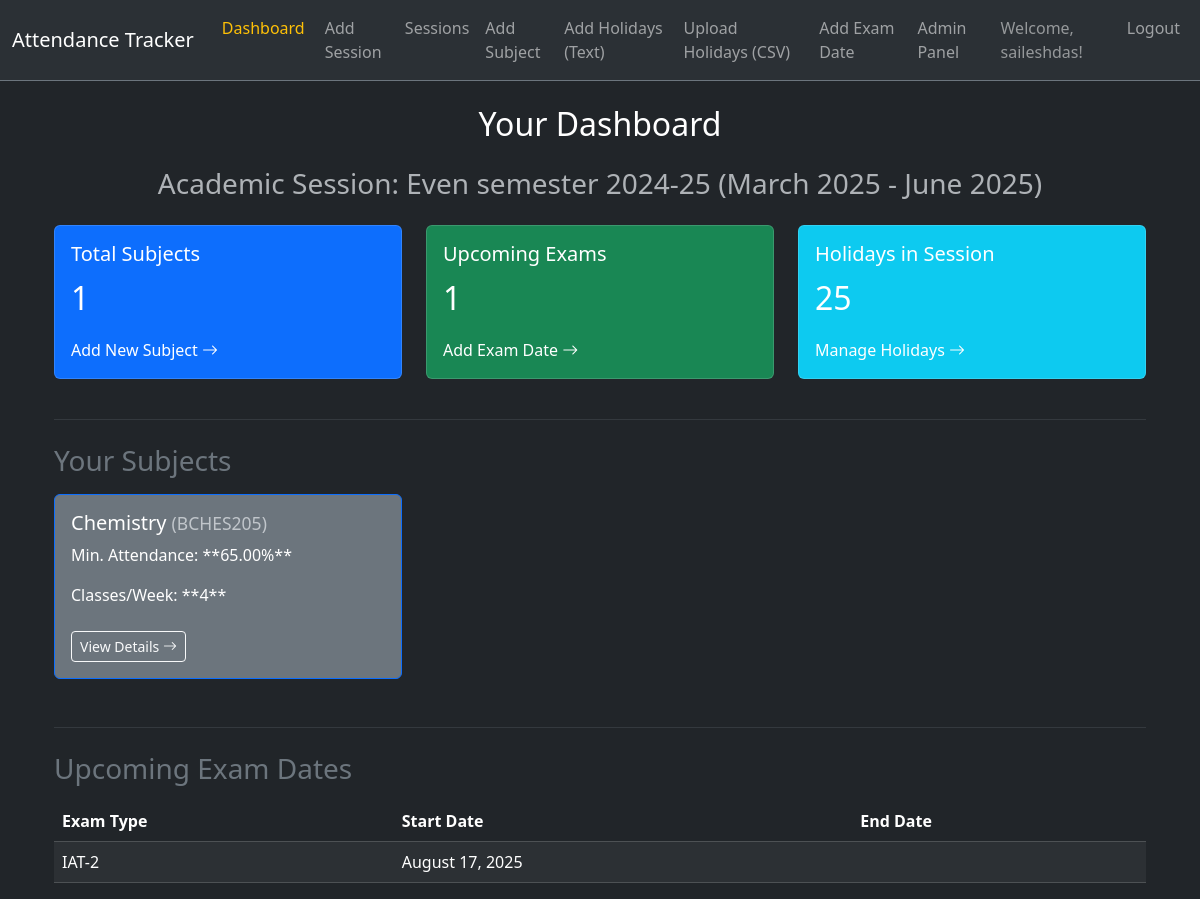
Page / (signed in) on the earlier database version.
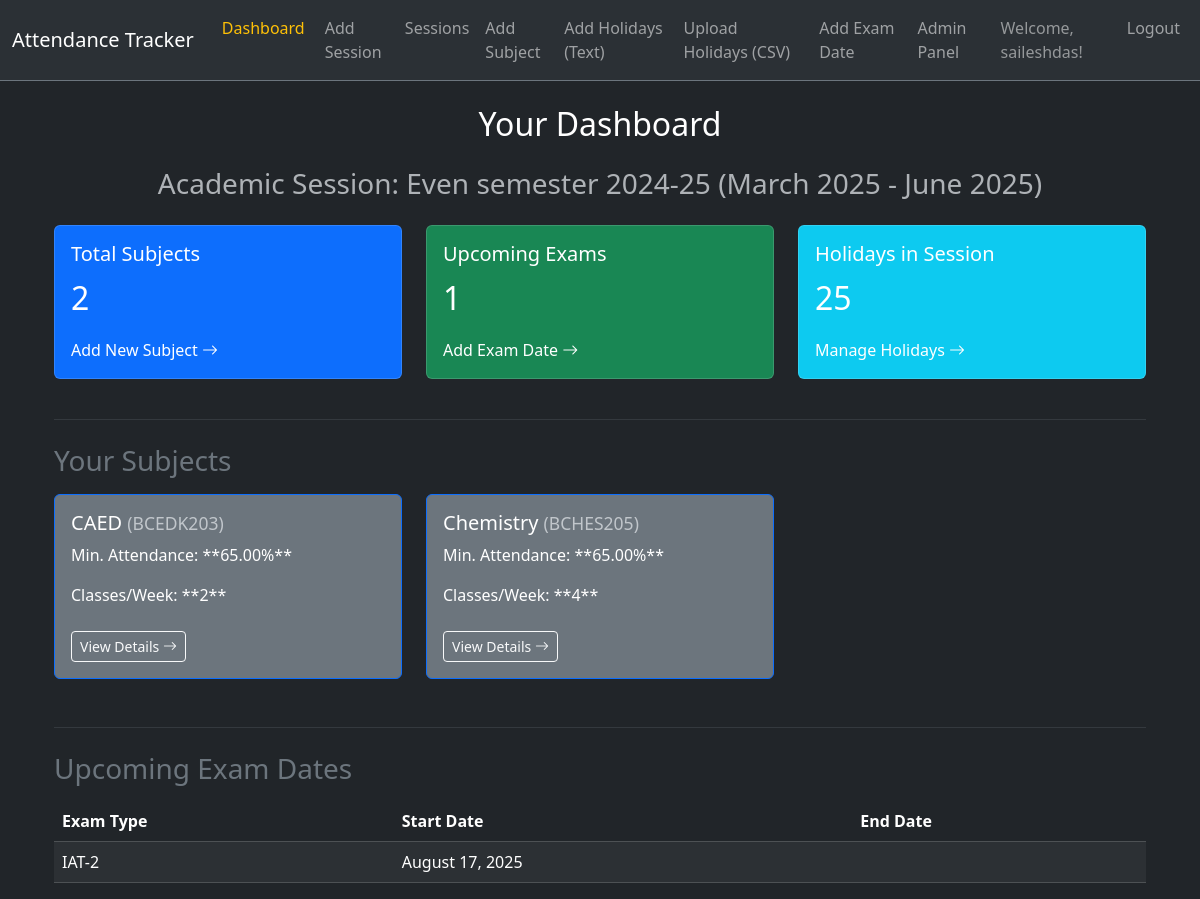
Same page on the later database version.
### attendance/models.py (models this page shows, shortened)
class AcademicSession(models.Model):
    user = models.ForeignKey(User, on_delete=models.CASCADE, related_name='academic_sessions')
    name = models.CharField(max_length=100, help_text="e.g., Odd Semester 2024-2025")
    start_date = models.DateField()
    end_date = models.DateField()
    is_current = models.BooleanField(default=False, help_text="Is this the active session for the user?")
    class Meta:
        unique_together = ('user', 'is_current')
        constraints = [
            models.UniqueConstraint(fields=['user'], condition=models.Q(is_current=True), name='unique_current_session')
        ]

class Subject(models.Model):
    session = models.ForeignKey(AcademicSession, on_delete=models.CASCADE, related_name='subjects')
    name = models.CharField(max_length=200)
    code = models.CharField(max_length=20, blank=True, null=True, help_text="e.g., CS301")
    classes_per_week = models.PositiveIntegerField(
        help_text="Number of classes (lectures/tutorials) for this subject per week."
    )
    minimum_attendance_percentage = models.DecimalField(
        max_digits=5, decimal_places=2, default=75.00,
        help_text="Minimum attendance required (e.g., 75.00 for 75%)"
    )
    class Meta:
        unique_together = ('session', 'name') # A subject name should be unique within a session

class ExamDate(models.Model):
    session = models.ForeignKey(AcademicSession, on_delete=models.CASCADE, related_name='exam_dates')
    exam_type = models.CharField(
        max_length=100,
        help_text="e.g., Mid-Semester Exam 1, Internal Test 2, End-Semester Exam"
    )
    start_date = models.DateField()
    end_date = models.DateField(null=True, blank=True, help_text="Optional: End date of the exam period") # <--- ADD THIS LINE
    class Meta:
        unique_together = ('session', 'exam_type')
        ordering = ['start_date']

### attendance/views.py (the view)
# urls.py: path('', views.dashboard_view, name='dashboard'),
@login_required
def dashboard_view(request):
    current_session = None
    try:
        current_session = AcademicSession.objects.get(user=request.user, is_current=True)
    except AcademicSession.DoesNotExist:
        messages.info(request, "Please set up your current academic session to get started.")
        return redirect('add_academic_session')
    subjects = Subject.objects.filter(session=current_session).order_by('name')
    context = {
        'current_session': current_session,
        'subjects': subjects,
        'exam_dates': ExamDate.objects.filter(session=current_session).order_by('start_date'),
    }
    return render(request, 'attendance/dashboard.html', context)

### attendance/templates/attendance/dashboard.html (shortened to what this page needs)
{% extends "base.html" %}
{% block content %}
<div class="container mt-4">
    <h2 class="mb-4 text-center">Your Dashboard</h2>
    {% if not current_session %}
        <div class="alert alert-warning text-center" role="alert">
            <h4 class="alert-heading">No Current Academic Session Set!</h4>
            <p>It looks like you haven't set up a current academic session yet. This is essential to track subjects, attendance, and exams.</p>
            <hr>
            <p class="mb-0">Please <a href="{% url 'add_academic_session' %}" class="alert-link">add a new session</a> or <a href="{% url 'academic_session_list' %}" class="alert-link">select an existing one</a> and mark it as current to get started.</p>
        </div>
    {% else %}
        <h3 class="mb-4 text-center text-muted">Academic Session: {{ current_session.name }} ({{ current_session.start_date|date:"F Y" }} - {{ current_session.end_date|date:"F Y" }})</h3>
        <div class="row mb-4">
            <div class="col-md-4">
                <div class="card text-white bg-primary mb-3">
                    <div class="card-body">
                        <h5 class="card-title">Total Subjects</h5>
                        <p class="card-text fs-2">{{ subjects|length }}</p>
                        <a href="{% url 'add_subject' session_pk=current_session.pk %}" class="card-link text-white text-decoration-none">Add New Subject <i class="bi bi-arrow-right"></i></a>
                    </div>
                </div>
            </div>
            <div class="col-md-4">
                <div class="card text-white bg-success mb-3">
                    <div class="card-body">
                        <h5 class="card-title">Upcoming Exams</h5>
                        <p class="card-text fs-2">{{ exam_dates|length }}</p>
                        <a href="{% url 'add_exam_date' session_pk=current_session.pk %}" class="card-link text-white text-decoration-none">Add Exam Date <i class="bi bi-arrow-right"></i></a>
                    </div>
                </div>
            </div>
            <div class="col-md-4">
                <div class="card text-white bg-info mb-3">
                    <div class="card-body">
                        <h5 class="card-title">Holidays in Session</h5>
                        <p class="card-text fs-2">{{ current_session.holidays.count }}</p>
                        <a href="{% url 'bulk_add_holidays' %}" class="card-link text-white text-decoration-none">Manage Holidays <i class="bi bi-arrow-right"></i></a>
                    </div>
                </div>
            </div>
        </div>
        <hr class="border-secondary my-4">
        <h3 class="mb-3 text-secondary">Your Subjects</h3>
        {% if subjects %}
            <div class="row">
                {% for subject in subjects %}
                    <div class="col-md-6 col-lg-4 mb-4">
                        <div class="card h-100 bg-secondary text-white border-primary">
                            <div class="card-body">
                                <h5 class="card-title">{{ subject.name }} <small class="text-muted">({{ subject.code }})</small></h5>
                                <p class="card-text">Min. Attendance: **{{ subject.minimum_attendance_percentage }}%**</p>
                                <p class="card-text">Classes/Week: **{{ subject.classes_per_week }}**</p>
                                <a href="{% url 'subject_detail' pk=subject.pk %}" class="btn btn-outline-light btn-sm mt-2">View Details <i class="bi bi-arrow-right"></i></a>
                            </div>
                        </div>
                    </div>
                {% endfor %}
            </div>
        {% else %}
            <div class="alert alert-info text-center" role="alert">
                No subjects added for this session yet. <a href="{% url 'add_subject' session_pk=current_session.pk %}" class="alert-link">Add your first subject!</a>
            </div>
        {% endif %}
        <hr class="border-secondary my-4">
        <h3 class="mb-3 text-secondary">Upcoming Exam Dates</h3>
        {% if exam_dates %}
            <div class="table-responsive">
                <table class="table table-dark table-striped table-hover">
                    <thead>
                        <tr>
                            <th>Exam Type</th>
                            <th>Start Date</th>
                            <th>End Date</th>
                        </tr>
                    </thead>
                    <tbody>
                        {% for exam in exam_dates %}
                            <tr>
                                <td>{{ exam.exam_type }}</td>
                                <td>{{ exam.start_date|date:"F j, Y" }}</td>
                                <td>{{ exam.end_date|date:"F j, Y" }}</td>
                            </tr>
                        {% endfor %}
                    </tbody>
                </table>
            </div>
        {% else %}
            <div class="alert alert-info text-center" role="alert">
                No exam dates set for this session yet. <a href="{% url 'add_exam_date' session_pk=current_session.pk %}" class="alert-link">Add exam dates!</a>
            </div>
        {% endif %}
    {% endif %}
</div>
{% endblock %}

### attendance_eligibility_project/templates/base.html (shortened to what this page needs)
{% load static %}
<!DOCTYPE html>
<html lang="en">
<head>
    <link href="https://cdn.jsdelivr.net/npm/bootstrap@5.3.3/dist/css/bootstrap.min.css" rel="stylesheet">
    <link rel="stylesheet" href="https://cdn.jsdelivr.net/npm/bootstrap-icons@1.11.3/font/bootstrap-icons.min.css">
    <link rel="stylesheet" href="{% static 'attendance/css/style.css' %}">
</head>
<body class="bg-dark text-white" data-bs-theme="dark">
    <nav class="navbar navbar-expand-lg navbar-dark bg-body-tertiary border-bottom border-secondary">
        <div class="container-fluid">
            <a class="navbar-brand" href="{% url 'dashboard' %}">Attendance Tracker</a>
            <div class="collapse navbar-collapse" id="navbarNav">
                <ul class="navbar-nav me-auto mb-2 mb-lg-0">
                    <li class="nav-item">
                        <a class="nav-link {% if request.resolver_match.url_name == 'dashboard' %}active{% endif %}" aria-current="page" href="{% url 'dashboard' %}">Dashboard</a>
                    </li>
                    <li class="nav-item">
                        <a class="nav-link {% if request.resolver_match.url_name == 'add_academic_session' %}active{% endif %}" href="{% url 'add_academic_session' %}">Add Session</a>
                    </li>
                    <li class="nav-item">
                        <a class="nav-link {% if request.resolver_match.url_name == 'academic_session_list' %}active{% endif %}" href="{% url 'academic_session_list' %}">Sessions</a>
                    </li>
                    {% if current_session %}
                        <li class="nav-item">
                            <a class="nav-link {% if request.resolver_match.url_name == 'add_subject' %}active{% endif %}" href="{% url 'add_subject' session_pk=current_session.pk %}">Add Subject</a>
                        </li>
                        <li class="nav-item">
                            <a class="nav-link {% if request.resolver_match.url_name == 'bulk_add_holidays' %}active{% endif %}" href="{% url 'bulk_add_holidays' %}">Add Holidays (Text)</a>
                        </li>
                        <li class="nav-item">
                            <a class="nav-link {% if request.resolver_match.url_name == 'upload_holidays' %}active{% endif %}" href="{% url 'upload_holidays' session_id=current_session.id %}">Upload Holidays (CSV)</a>
                        </li>
                        <li class="nav-item">
                            <a class="nav-link {% if request.resolver_match.url_name == 'add_exam_date' %}active{% endif %}" href="{% url 'add_exam_date' session_pk=current_session.pk %}">Add Exam Date</a>
                        </li>
                    {% endif %}
                    <li class="nav-item">
                        <a class="nav-link" href="{% url 'admin:index' %}">Admin Panel</a>
                    </li>
                </ul>
                <ul class="navbar-nav ms-auto">
                    {% if user.is_authenticated %}
                        <li class="nav-item">
                            <span class="nav-link text-white-50">Welcome, {{ user.username }}!</span>
                        </li>
                        <li class="nav-item">
                            <a class="nav-link" href="{% url 'logout' %}">Logout</a>
                        </li>
                    {% endif %}
                </ul>
            </div>
        </div>
    </nav>
    <div class="container mt-4">
        {% block content %}{% endblock %}
    </div>
</body>
</html>

### attendance/static/css/style.css (style rules this page uses)
.navbar .nav-item .nav-link.active { color: #ffc107 !important; border-radius: 5px; padding-left: 0.75rem; padding-right: 0.75rem; }

Differences in the rows shown:
added Subject: name "CAED", code "BCEDK203", minimum_attendance_percentage "65.00", classes_per_week "2"
Other differences:
{{ subjects|length }}: "1" → "2"
